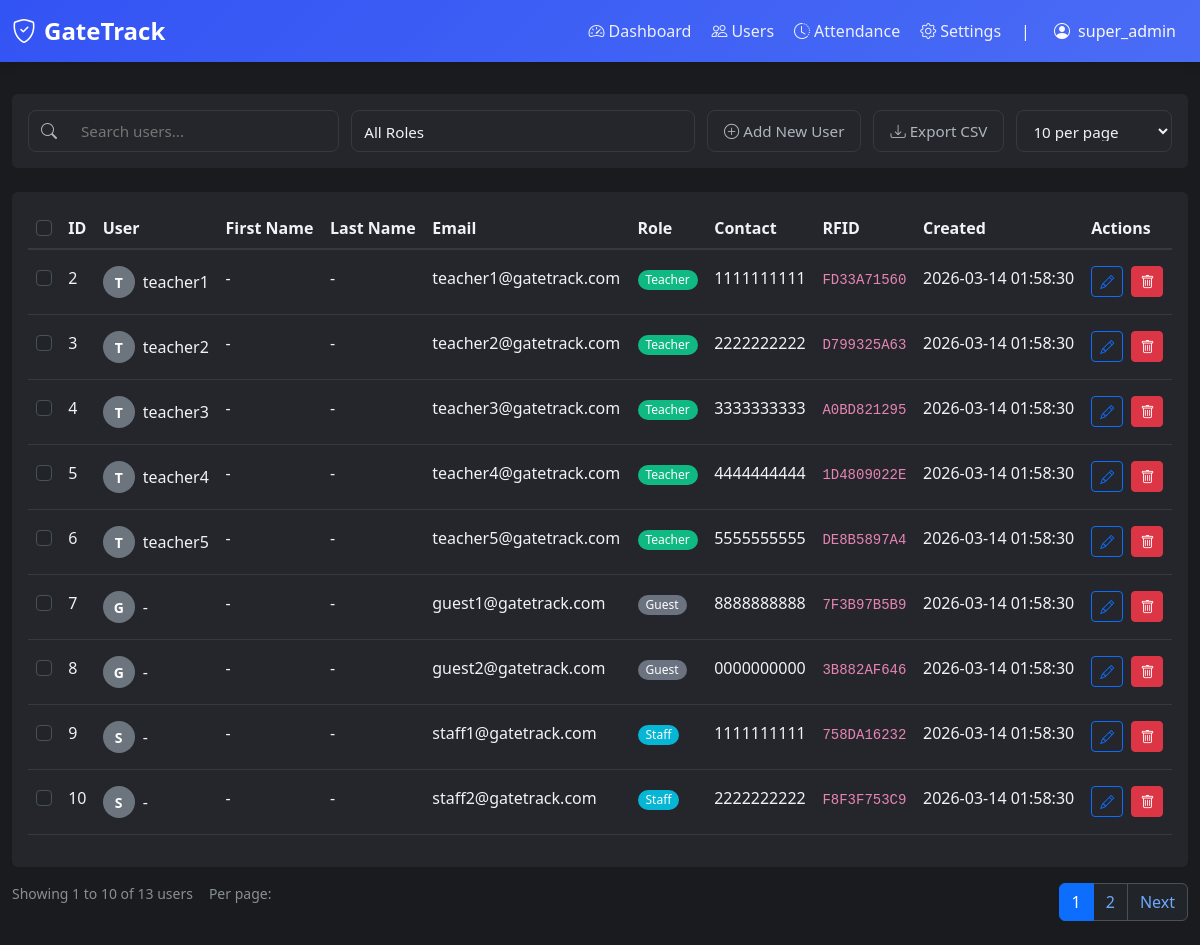
The page /users (signed in) on the database as committed earlier.
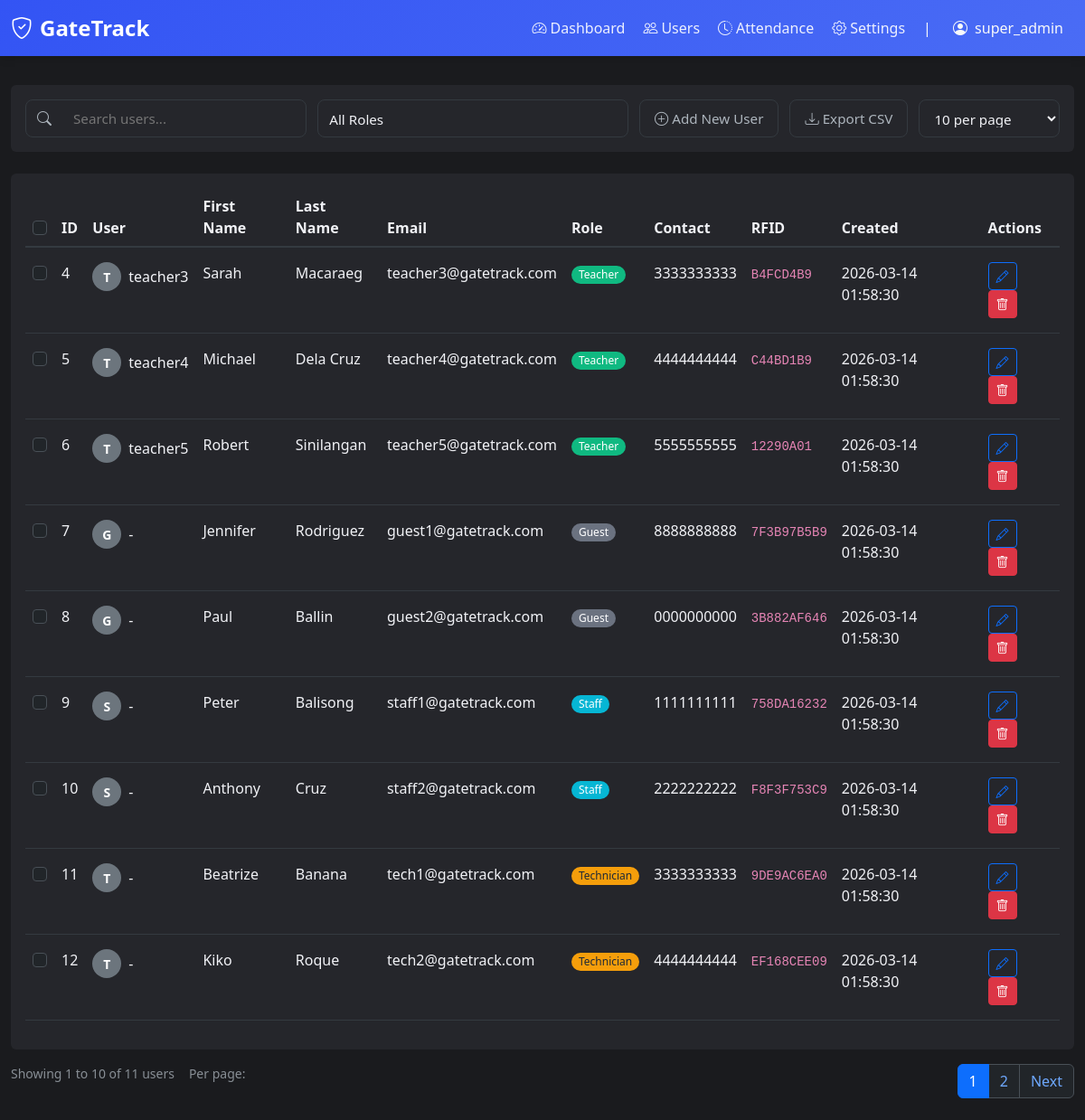
The same page on the database as committed later.
### tables this page shows
CREATE TABLE "users" (id INTEGER NOT NULL, username VARCHAR(80), email VARCHAR(120) NOT NULL, password VARCHAR(200), contact VARCHAR(20), gender VARCHAR(10), role VARCHAR(20) NOT NULL, created_at DATETIME, rfid TEXT, first_name VARCHAR(50), last_name VARCHAR(50), PRIMARY KEY (id), UNIQUE (email));

### app.py (the view)
@app.route('/users')
@login_required
def users():
    if session.get('role') not in ['super_admin', 'teacher']:
        flash('You do not have permission to view this page.', 'error')
        return redirect(url_for('dashboard'))
    page = int(request.args.get('page', 1))
    per_page = int(request.args.get('per_page', 10))
    search_term = request.args.get('search', '').strip()
    role_filter = request.args.get('role', '')
    if per_page not in [10, 20, 30, 100]:
        per_page = 10
    page = max(1, page)
    from database_utils import get_paginated_users
    users, total_count = get_paginated_users(page, per_page, search_term, role_filter)
    total_pages = (total_count + per_page - 1) // per_page
    if page > total_pages and total_pages > 0:
        return redirect(url_for('users', page=total_pages, per_page=per_page,
                               search=search_term, role=role_filter))
    return render_template('users.html',
                         users=users,
                         page=page,
                         per_page=per_page,
                         total_count=total_count,
                         total_pages=total_pages,
                         search_term=search_term,
                         role_filter=role_filter)

### app.py (called while the page is built)
def login_required(f):
    @wraps(f)
    def decorated_function(*args, **kwargs):
        if 'user_id' not in session:
            flash('Please log in to access this page.', 'error')
            return redirect(url_for('login'))
        return f(*args, **kwargs)
    return decorated_function

### database_utils.py (called while the page is built)
def get_connection() -> sqlite3.Connection:
    conn = sqlite3.connect(DB_PATH)
    conn.row_factory = sqlite3.Row
    return conn

### templates/users.html (shortened to what the changed rows need)
{% extends "nav.html" %}
{% block content %}
<div class="mt-4">
  <div class="card">
    <div class="card-body">
      <div class="table-responsive">
        <table class="table table-hover" id="usersTable">
          <thead>
            <tr>
              <th><input class="form-check-input" type="checkbox" id="selectAll" /></th>
              <th>ID</th>
              <th>User</th>
              <th>First Name</th>
              <th>Last Name</th>
              <th>Email</th>
              <th>Role</th>
              <th>Contact</th>
              <th>RFID</th>
              <th>Created</th>
              <th>Actions</th>
            </tr>
          </thead>
          <tbody>
            {% for user in users %}
            {% if user.id != session.get('user_id') %}
            <tr>
              <td class="py-3"><input class="form-check-input" type="checkbox" value="{{ user.id }}" /></td>
              <td class="py-3">{{ user.id }}</td>
              <td class="py-3">
                <div class="d-flex align-items-center">
                  <div class="avatar-circle me-2 bg-secondary" style="background-color: #6c757d !important">
                    {{ user.username[0].upper() if user.username else user.email[0].upper() }}
                  </div>
                  {{ user.username or '-' }}
                </div>
              </td>
              <td class="py-3">{{ user.first_name or '-' }}</td>
              <td class="py-3">{{ user.last_name or '-' }}</td>
              <td class="py-3">{{ user.email }}</td>
              <td class="py-3">
                <span class="badge badge-role-{{ user.role | replace('_', '-') }} rounded-pill px-2 py-1">
                  {{ user.role | replace('_', ' ') | title }}
                </span>
              </td>
              <td class="py-3">{{ user.contact or '-' }}</td>
              <td class="py-3"><code>{{ user.rfid or 'N/A' }}</code></td>
              <td class="py-3">{{ user.created_at.strftime('%Y-%m-%d %H:%M:%S') if user.created_at else '-' }}</td>
              <td class="py-3">
                <button class="btn btn-sm btn-outline-primary me-1" title="Edit" data-bs-toggle="offcanvas" data-bs-target="#editUserOffcanvas"
                  data-user-id="{{ user.id }}"
                  data-user-role="{{ user.role }}"
                  data-user-username="{{ user.username or '' }}"
                  data-user-first-name="{{ user.first_name or '' }}"
                  data-user-last-name="{{ user.last_name or '' }}"
                  data-user-email="{{ user.email }}"
                  data-user-contact="{{ user.contact or '' }}"
                  data-user-rfid="{{ user.rfid or '' }}">
                  <i class="bi bi-pencil"></i>
                </button>
                <button class="btn btn-sm btn-danger" title="Delete" data-bs-toggle="modal" data-bs-target="#deleteModal" data-user-id="{{ user.id }}" data-user-email="{{ user.email }}" data-user-role="{{ user.role }}">
                  <i class="bi bi-trash"></i>
                </button>
              </td>
            </tr>
            {% endif %}
            {% endfor %}
          </tbody>
        </table>
      </div>
    </div>
  </div>
  <div class="row mt-3">
    <div class="col-md-6">
      <div class="d-flex align-items-center">
        <span class="text-muted small me-3">
          Showing {{ ((page-1)*per_page + 1)|int }} to {{ [page*per_page, total_count]|min }} of {{ total_count }} users
        </span>
        <label class="text-muted small me-2">Per page:</label>
      </div>
    </div>
    <div class="col-md-6">
      {% if total_pages > 1 %}
      <nav aria-label="Users pagination">
        <ul class="pagination justify-content-end mb-0">
          {% for p in range(1, total_pages + 1) %}
          {% if p == page %}
          <li class="page-item active"><span class="page-link">{{ p }}</span></li>
          {% else %}
          <li class="page-item">
            <a class="page-link" href="{{ url_for('users', page=p, per_page=per_page, search=search_term, role=role_filter) }}">{{ p }}</a>
          </li>
          {% endif %}
          {% endfor %}
        </ul>
      </nav>
      {% endif %}
    </div>
  </div>
</div>
{% endblock %}

Rows that differ between the two databases and show on the page:
removed users: id "2", username "T", username "teacher1", first_name "-", last_name "-", email "teacher1@gatetrack.com", role "Teacher", contact "1111111111", rfid "FD33A71560", created_at "2026-03-14 01:58:30"
removed users: id "3", username "T", username "teacher2", first_name "-", last_name "-", email "teacher2@gatetrack.com", role "Teacher", contact "2222222222", rfid "D799325A63", created_at "2026-03-14 01:58:30"
changed users "teacher3": first_name "-" → "Sarah"; last_name "-" → "Macaraeg"; rfid "A0BD821295" → "B4FCD4B9"
changed users "teacher4": first_name "-" → "Michael"; last_name "-" → "Dela Cruz"; rfid "1D4809022E" → "C44BD1B9"
changed users "teacher5": first_name "-" → "Robert"; last_name "-" → "Sinilangan"; rfid "DE8B5897A4" → "12290A01"
changed users "guest1@gatetrack.com": first_name "-" → "Jennifer"; last_name "-" → "Rodriguez"
changed users "guest2@gatetrack.com": first_name "-" → "Paul"; last_name "-" → "Ballin"
changed users "staff1@gatetrack.com": first_name "-" → "Peter"; last_name "-" → "Balisong"
changed users "staff2@gatetrack.com": first_name "-" → "Anthony"; last_name "-" → "Cruz"
now on this page (row edited): users: id "11", email "T", username "-", first_name "Beatrize", last_name "Banana", email "tech1@gatetrack.com", role "Technician", contact "3333333333", rfid "9DE9AC6EA0", created_at "2026-03-14 01:58:30"
now on this page (row edited): users: id "12", email "T", username "-", first_name "Kiko", last_name "Roque", email "tech2@gatetrack.com", role "Technician", contact "4444444444", rfid "EF168CEE09", created_at "2026-03-14 01:58:30"
Other text that changed with them:
{{ total_count }}: "13" → "11"
